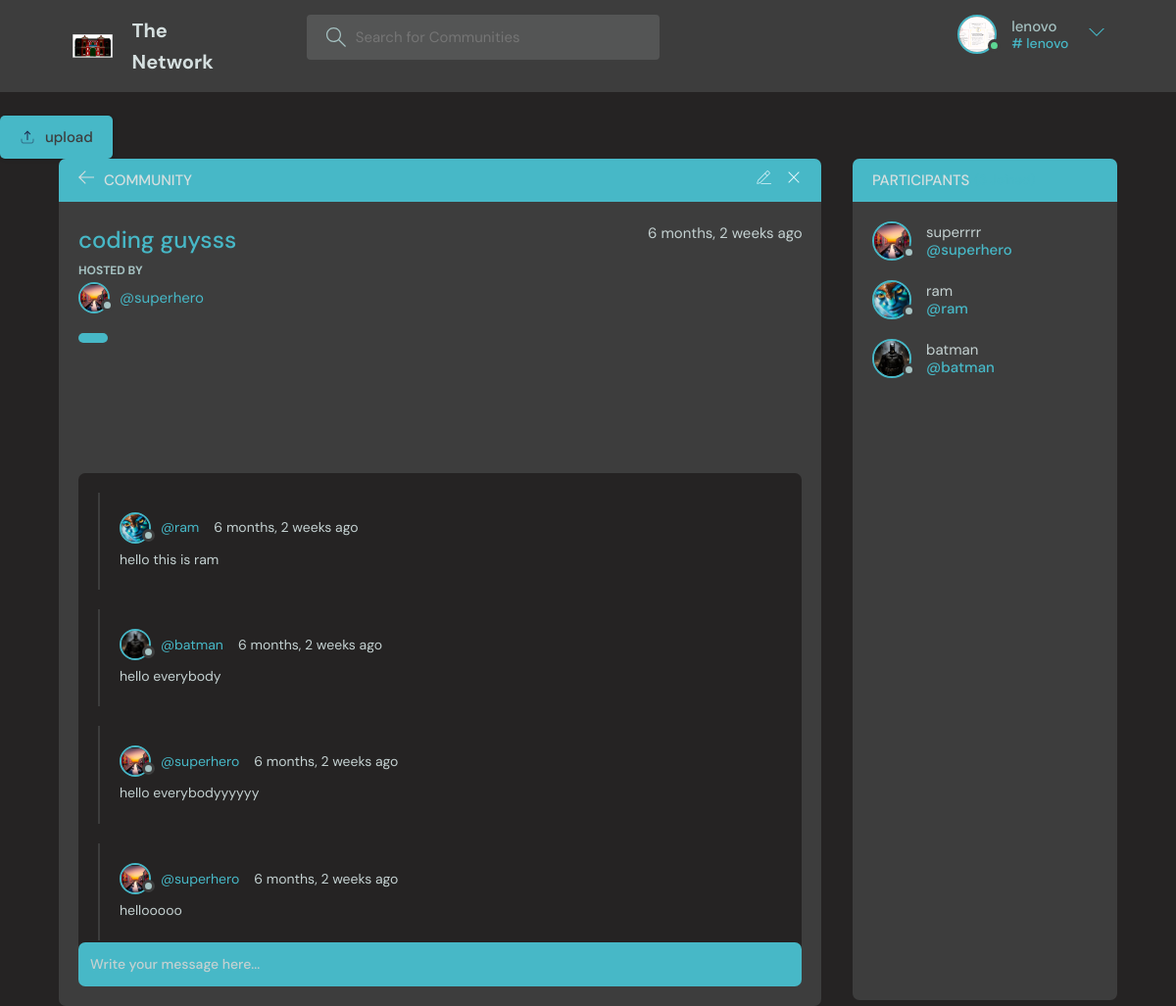
The app's page /room/2/ (signed in) with its own data.
### app1/models.py (models this page shows, shortened)
class User(AbstractUser):
    name=models.CharField(max_length=200,null=True)
    email=models.EmailField(unique=True,null=True)
    bio=models.TextField(null=True)
    year=models.CharField(max_length=200,default="none",choices=[
      ('First','First'),
      ('Second','Second'),
      ('Third','Third'),
      ('Fourth','Fourth'),
   ])
    branch=models.CharField(max_length=200,default="none",choices=[
      ('CSE','CSE'),
      ('ISE','ISE'),
      ('AI-ML','AI-ML'),
      ('ECE','ECE'),
      ('EEE','EEE'),
      ('MECHE','MECH'),
   ])
    interests=models.CharField(max_length=50,null=True,default="none")
    avatar = models.FileField(null=True,default="none")

class Room(models.Model):
    host =models.ForeignKey(User,  on_delete=models.SET_NULL, null=True)
    topicname=models.ForeignKey(Topic, on_delete=models.SET_NULL, null=True)
    name=models.CharField(max_length=200)
    description=models.TextField(null=True,blank=True)
    updated=models.DateTimeField(auto_now=True)
    created=models.DateTimeField(auto_now_add=True)
    participants=models.ManyToManyField(
       User,related_name='participants',blank=True)
    Photo=models.FileField(default='None')
    class Meta:
       ordering=['-updated','-created']

class Messages(models.Model):
   user=models.ForeignKey(User, on_delete=models.CASCADE)
   room=models.ForeignKey(Room,on_delete=models.CASCADE,related_name="message")
   body= models.TextField()
   updated=models.DateTimeField(auto_now=True)
   created=models.DateTimeField(auto_now_add=True)
   class Meta:
      ordering = ['-updated', '-created']

### app1/views.py (the view, shortened to what this page needs)
# urls.py: path('room/<str:pk>/',views.rom,name='room'),
@login_required(login_url='login')
def rom(request, pk):
    room = Room.objects.get(id=pk)
    room_messages = room.message.all()
    participants = room.participants.all()
    context = {'room': room, 'room_messages': room_messages,
               'participants': participants}
    return render(request, 'room.html', context)

### app1/templates/room.html (shortened to what this page needs)
{% extends 'base.html' %} {% block start %}
<main class="profile-page layout layout--2">
  <a class="btn btn--main" href="{% url 'upload' room.id %}">
    upload
  </a>
  <div class="container">
    <div class="room">
      <div class="room__top">
        <div class="room__topLeft">
          <a href="{% url 'home' %}">
            <svg
              version="1.1"
              xmlns="http://www.w3.org/2000/svg"
              width="32"
              height="32"
              viewBox="0 0 32 32"
            >
              <title>arrow-left</title>
              <path
                d="M13.723 2.286l-13.723 13.714 13.719 13.714 1.616-1.611-10.96-10.96h27.625v-2.286h-27.625l10.965-10.965-1.616-1.607z"
              ></path>
            </svg>
          </a>
          <h3>Community</h3>
        </div>
        {% if room.host == request.user or request.user.is_superuser %}
        <div class="room__topRight">
          <a href="">
          </a>
          <a href="{% url 'deleteroom' room.id %}">
            <svg
              version="1.1"
              xmlns="http://www.w3.org/2000/svg"
              width="32"
              height="32"
              viewBox="0 0 32 32"
            >
              <title>remove</title>
              <path
                d="M27.314 6.019l-1.333-1.333-9.98 9.981-9.981-9.981-1.333 1.333 9.981 9.981-9.981 9.98 1.333 1.333 9.981-9.98 9.98 9.98 1.333-1.333-9.98-9.98 9.98-9.981z"
              ></path>
            </svg>
          </a>
        </div>
        {% endif %}
      </div>
      <div class="room__box scroll">
        <div class="room__header scroll">
          <div class="room__info">
            <h3>{{room.name}}</h3>
            <span>{{room.created|timesince}} ago</span>
          </div>
          <div class="room__hosted">
            <p>Hosted By</p>
            <a href="{% url 'userprofile' room.host.id %}" class="room__author">
              <div class="avatar avatar--small">
                <img src="{{room.Photo.url}}" />
              </div>
              <span>@{{room.host.username}}</span>
            </a>
          </div>
          <span class="room__topics">{{room.topic}}</span>
        </div>
        <div class="room__conversation">
          <div class="threads scroll">
            {% for message in room_messages %}
            <div class="thread">
              <div class="thread__top">
                <div class="thread__author">
                  <a
                    href="{% url 'userprofile' message.user.id %}"
                    class="thread__authorInfo"
                  >
                    <div class="avatar avatar--small">
                      <img src="{{message.user.avatar.url}}" />
                    </div>
                    <span>@{{message.user.username}}</span>
                  </a>
                  <span class="thread__date"
                    >{{message.created|timesince}} ago</span
                  >
                </div>
              </div>
              <div class="thread__details">{{message.body}}</div>
            </div>
            {% endfor %}
          </div>
        </div>
      </div>
      <div class="room__message">
        <form action="" method="POST">
          <input name="body" placeholder="Write your message here..." />
        </form>
      </div>
    </div>
    <div class="participants">
      <h3 class="participants__top">
        Participants <span>({{participants.count}} Joined)</span>
      </h3>
      <div class="participants__list scroll">
        {% for user in participants %}
        <a href="{%  url 'userprofile' user.id %}" class="participant">
          <div class="avatar avatar--medium">
            <img src="{{user.avatar.url}}" />
          </div>
          <p>
            {{user.name}}
            <span>@{{user.username}}</span>
          </p>
        </a>
        {% endfor %}
      </div>
    </div>
  </div>
</main>
{% endblock %}

### app1/templates/navbar.html (shortened to what this page needs)
{% load static %}
<div>
  <header class="header header--loggedIn">
    <div class="container">
      <a href="{% url 'home' %}" class="header__logo">
        <h1>The Network</h1>
      </a>
      <form class="header__search" method="GET" action="{% url 'home' %}">
        <label>
          <input name="q" placeholder="Search for Communities" />
        </label>
      </form>
      <nav class="header__menu">
        {% if request.user.is_authenticated %}
        <div class="header__user">
          <a href="{% url 'userupdate' %}">
            <div class="avatar avatar--medium active">
              <img src="{{request.user.avatar.url}}" />
            </div>
            <p>
              {{request.user.username}} <span># {{request.user.username}}</span>
            </p>
          </a>
          <button class="dropdown-button">
            <svg
              version="1.1"
              xmlns="http://www.w3.org/2000/svg"
              width="32"
              height="32"
              viewBox="0 0 32 32"
            >
              <title>chevron-down</title>
              <path d="M16 21l-13-13h-3l16 16 16-16h-3l-13 13z"></path>
            </svg>
          </button>
        </div>
        {% else %}
        <a href="{% url 'login' %}">
          <img src="{% static 'images/avatar.svg' %}" />
          <p>Login</p>
        </a>
        {% endif %}
      </nav>
    </div>
  </header>
</div>

### records on screen
User: user.avatar (picture), user.username "lenovo"
Room: name "coding guysss", created "6 months, 2 weeks", Photo (picture), host.username "superhero"
Messages: user.avatar (picture), user.username "ram", created "6 months, 2 weeks", body "hello this is ram"
Messages: user.avatar (picture), user.username "batman", created "6 months, 2 weeks", body "hello everybody"
Messages: user.avatar (picture), user.username "superhero", created "6 months, 2 weeks", body "hello everybodyyyyyy"
Messages: user.avatar (picture), user.username "superhero", created "6 months, 2 weeks", body "hellooooo"
User: avatar (picture), name "superrrr", username "superhero"
User: avatar (picture), name "ram", username "ram"
User: avatar (picture), name "batman", username "batman"
